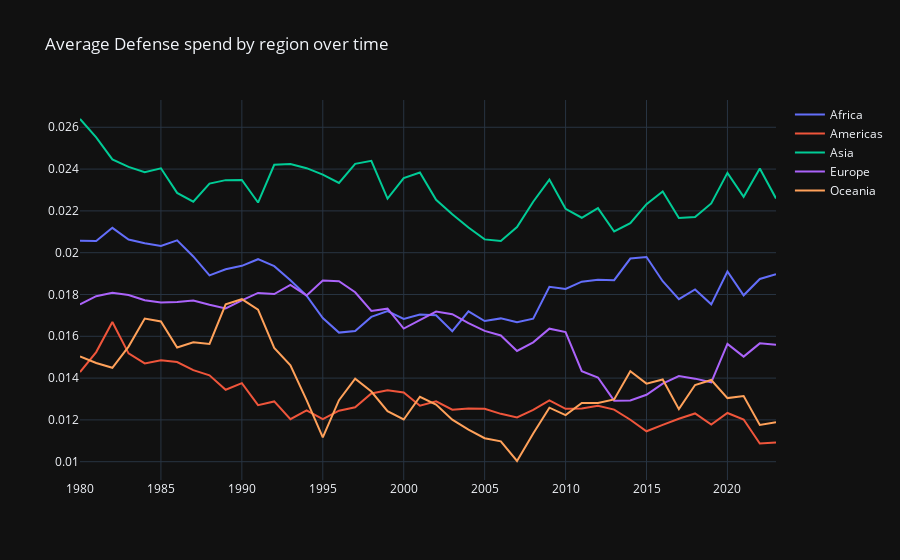

The notebook cell saved with this chart:
### Code cell
fig = go.Figure()

for region, data in defense.groupby('region'):

    # Manage outliers and missing values before continuing.
    data_cleaned = manage_outliers(data, 'value_pct_national_income').dropna(subset='value_pct_national_income')
    subset = data_cleaned.groupby('year')['value_pct_national_income'].mean()

    fig.add_trace(
        go.Scatter(
            x=subset.index,
            y=subset.values,
            name=region
        )
    )

    fig.update_layout(
        title="Average Defense spend by region over time"
    )

fig.show()
